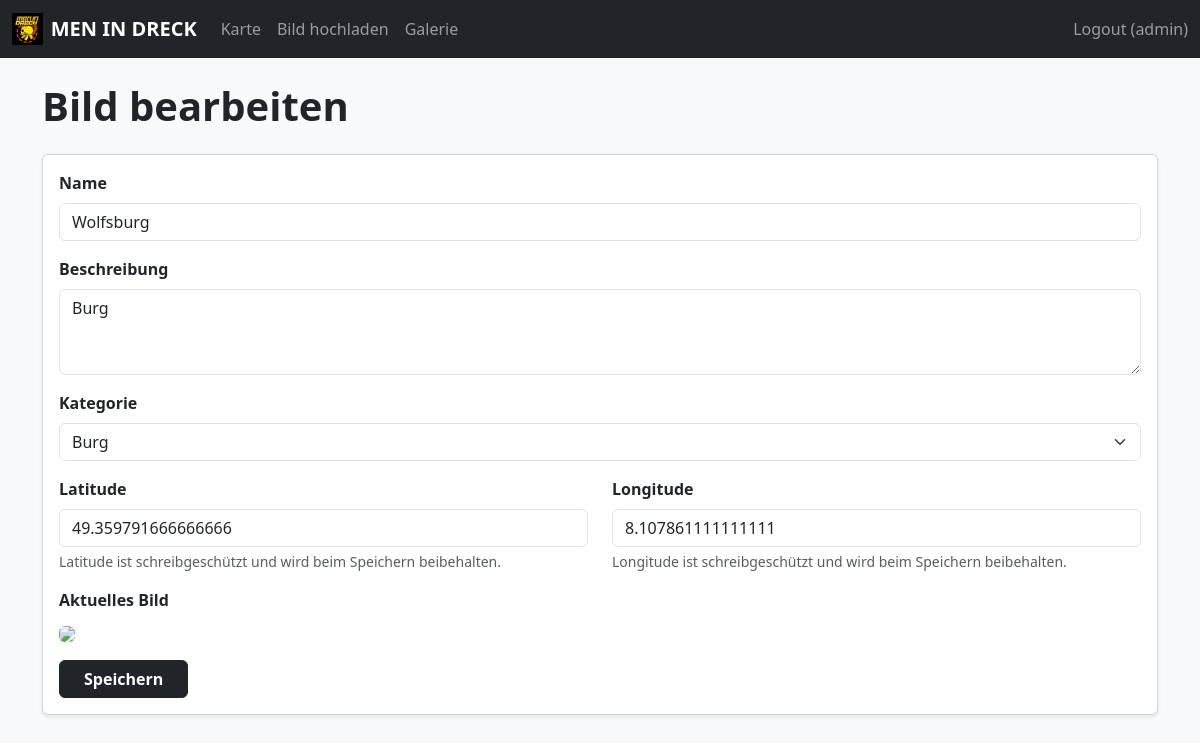
/edit/3 (signed in), run on the app's committed database.
### tables this page shows
CREATE TABLE images (
    id INTEGER PRIMARY KEY AUTOINCREMENT,
    name TEXT NOT NULL,
    description TEXT,
    category TEXT NOT NULL CHECK (category IN ('Burg', 'Fels', 'Kirche', 'Aussicht')),
    filepath TEXT NOT NULL,
    latitude REAL,
    longitude REAL
, upload_date TEXT, upload_time TEXT, exif_date TEXT, exif_time TEXT);

### app.py (the view, shortened to what this page needs)
@app.route('/edit/<int:image_id>', methods=['GET', 'POST'])
@login_required
@role_required('uploader','admin')
def edit(image_id):
    conn = sqlite3.connect('database.db')
    c = conn.cursor()
    c.execute("SELECT id, name, description, category, filepath, latitude, longitude FROM images WHERE id = ?", (image_id,))
    image = c.fetchone()
    conn.close()
    return render_template('edit.html', image=image, title="Bild bearbeiten")

### app.py (called while the page is built)
def _build_csp():
    return (
        "default-src 'self'; "
        "script-src 'self' https://cdn.jsdelivr.net https://unpkg.com; "
        "style-src 'self' https://cdn.jsdelivr.net https://unpkg.com; "
        "img-src 'self' data: blob: https://*.tile.openstreetmap.org; "
        "font-src 'self' data:; "
        "connect-src 'self'; "
        "object-src 'none'; base-uri 'self'; frame-ancestors 'none'; form-action 'self'"
    )

@app.after_request
def set_security_headers(resp):
    resp.headers['X-Content-Type-Options'] = 'nosniff'
    resp.headers['X-Frame-Options'] = 'DENY'
    resp.headers['Referrer-Policy'] = 'strict-origin-when-cross-origin'
    resp.headers['Permissions-Policy'] = 'geolocation=(), camera=(), microphone=()'
    resp.headers['Cross-Origin-Opener-Policy'] = 'same-origin'
    resp.headers['Cross-Origin-Resource-Policy'] = 'same-origin'
    resp.headers['Content-Security-Policy'] = _build_csp()
    if is_secure:
        resp.headers['Strict-Transport-Security'] = 'max-age=31536000; includeSubDomains; preload'
    return resp

def login_required(f):
    @wraps(f)
    def decorated(*args, **kwargs):
        if 'user_id' not in session:
            return redirect(url_for('login', next=request.path))
        return f(*args, **kwargs)
    return decorated

def role_required(*roles):
    def deco(f):
        @wraps(f)
        def decorated(*args, **kwargs):
            if session.get('role') not in roles:
                abort(403)
            return f(*args, **kwargs)
        return decorated
    return deco

### templates/edit.html (shortened to what this page needs)
{% extends "base.html" %}
{% block content %}
<h1 class="mb-4 fw-bold">Bild bearbeiten</h1>
<div class="card shadow-sm">
    <div class="card-body">
        <form method="POST">
            <div class="mb-3">
                <label class="form-label fw-semibold">Name</label>
                <input class="form-control" type="text" name="name" value="{{ image[1] }}" required>
            </div>
            <div class="mb-3">
                <label class="form-label fw-semibold">Beschreibung</label>
                <textarea class="form-control" name="description" rows="3">{{ image[2] }}</textarea>
            </div>
            <div class="mb-3">
            <label for="category" class="form-label fw-bold">Kategorie</label>
                <select class="form-select" id="category" name="category" required>
                    <option value="Burg" {{ 'selected' if image[3] == 'Burg' else '' }}>Burg</option>
                </select>
            </div>
            <div class="row">
                <div class="col-md-6 mb-3">
                    <label class="form-label fw-semibold">Latitude</label>
                    <input class="form-control" type="text" name="lat" value="{{ image[5] }}" readonly>
                    <div class="form-text text-muted">Latitude ist schreibgeschützt und wird beim Speichern beibehalten.</div>
                </div>
                <div class="col-md-6 mb-3">
                    <label class="form-label fw-semibold">Longitude</label>
                    <input class="form-control" type="text" name="lng" value="{{ image[6] }}" readonly>
                    <div class="form-text text-muted">Longitude ist schreibgeschützt und wird beim Speichern beibehalten.</div>
                </div>
            </div>
            <div class="mb-3">
                <label class="form-label fw-semibold">Aktuelles Bild</label><br>
                <img src="/{{ image[4] }}" style="max-width:200px;" class="rounded shadow-sm">
            </div>
            <button class="btn btn-dark fw-bold px-4">Speichern</button>
        </form>
    </div>
</div>
{% endblock %}

### static/css/base.css (style rules this page uses)
body { background: #f8f9fa; margin: 0; padding: 0; }

### data on the page
images: name "Wolfsburg", description "Burg", lat "49.359791666666666", lng "8.107861111111111"

### other printed values
{{ session.username }} "admin"
